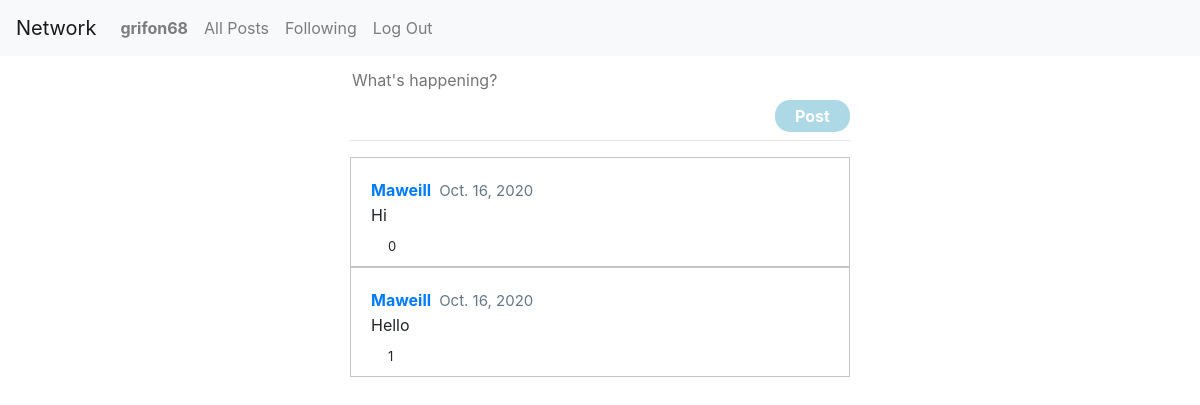
Screenshot of / (signed in) with the database file from the repository.
### network/models.py (models this page shows, shortened)
class User(AbstractUser):
    pass

class Post(models.Model):
	user = models.ForeignKey(User, on_delete=models.CASCADE, related_name="posts")
	text = models.TextField(max_length=280)
	liked = models.ManyToManyField(User, blank=True, related_name="post_liked")
	created = models.DateTimeField(auto_now_add=True)

### network/views.py (the view)
# urls.py: path("", views.index, name="index"),
def index(request):
    posts = Post.objects.all().order_by("-created")
    now_date = datetime.now()
    return render(request, "network/index.html", {
        "posts": posts,
        })

### network/templates/network/index.html (shortened to what this page needs)
{% extends "network/layout.html" %}
{% load static %}
{% block body %}
	<div id="new-post" onload="init();">
		<form id="create-post">
			<textarea id="new-post-content" name="content" placeholder="What's happening?" rows="1" autofocus></textarea><br>
			<button id="new-post-btn" type="submit">Post</button>
		</form>
	</div>
	<br><hr>
    {% for post in posts %}
    	<div class="post">
    		<p class="post-info"><a id="post-user" href="{% url 'profile' post.user %}">{{ post.user }}</a>  <span id="post-created">{{ post.created.date }}</span></p>
    		<p class="post-content">{{ post.text }}</p>
    		{% if user.is_authenticated %}
    			<div class="heart" tabindex="-1"></div>
    		{% else %}
    			<a href="/login"><div class="heart" tabindex="-1"></div></a>
    		{% endif %}
    		<p class="post-liked">{{ post.liked.all.count }}</p>
    	</div>
    {% endfor %}
{% endblock %}

### network/templates/network/layout.html (shortened to what this page needs)
{% load static %}
<!DOCTYPE html>
<html lang="en">
    <head>
        <link rel="stylesheet" href="https://stackpath.bootstrapcdn.com/bootstrap/4.4.1/css/bootstrap.min.css">
        <link href="{% static 'network/styles.css' %}" rel="stylesheet">
    </head>
    <body>
        <nav class="navbar navbar-expand-lg navbar-light bg-light">
            <a class="navbar-brand" href="#">Network</a>
            <div>
              <ul class="navbar-nav mr-auto">
                {% if user.is_authenticated %}
                    <li class="nav-item">
                        <a class="nav-link" href="#"><strong>{{ user.username }}</strong></a>
                    </li>
                {% endif %}
                <li class="nav-item">
                  <a class="nav-link" href="{% url 'index' %}">All Posts</a>
                </li>
                {% if user.is_authenticated %}
                    <li class="nav-item">
                        <a class="nav-link" href="#">Following</a>
                    </li>
                    <li class="nav-item">
                        <a class="nav-link" href="{% url 'logout' %}">Log Out</a>
                    </li>
                {% endif %}
              </ul>
            </div>
          </nav>
        <div class="body">
            {% block body %}
            {% endblock %}
        </div>
    </body>
</html>

### network/static/network/styles.css (style rules this page uses)
.body { padding: 10px; position: relative; display: table; margin-left: auto; margin-right: auto; }
.post { padding: 20px; width: 500px; border: 1px solid #c4c4c4; height: auto; }
.post > * { margin: 0px; }
.post-info { font-weight: bold; cursor: pointer; display: table; }
#post-user { margin-right: 8px; }
#post-created { font-weight: normal; font-size: 15px; color: rgb(101, 119, 134); }
#new-post-content { width: 500px; height: auto; }
.post-liked { font-size: 13px; margin-left: 17px; position: relative; top: 10px; }
.heart { cursor: pointer; background-image:url( 'https://abs.twimg.com/a/1446542199/img/t1/web_heart_animation.png'); background-position: left; background-repeat: no-repeat; background-size: 2900%; height: 40px; width: 50px; position: absolute; left: 13px; }
#new-post-btn { border: none; border-radius: 15px; background-color: #ADD8E6; color: white; font-weight: bold; float: right; width: 15%; height: 32px; }
#new-post-content { border: 0 none black; outline: none; resize: none; }

### rows the page displays
User: username "grifon68"
Post: user "Maweill", created "Oct. 16, 2020", text "Hi", liked.all.count "0"
Post: user "Maweill", created "Oct. 16, 2020", text "Hello", liked.all.count "1"
